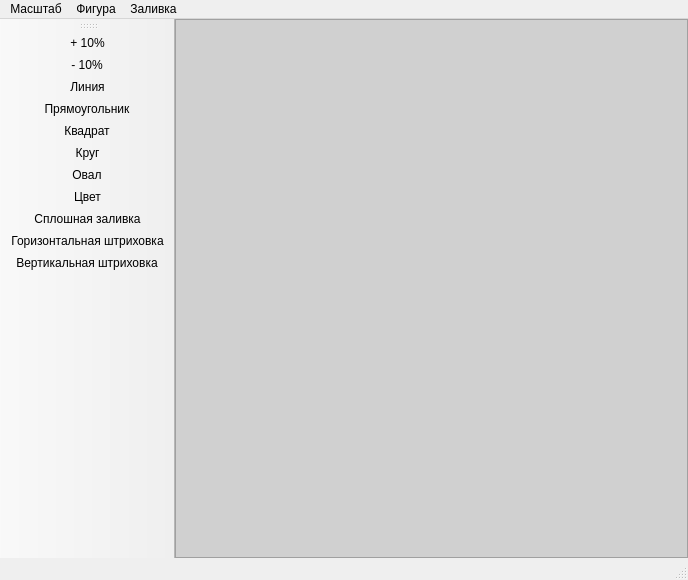
<?xml version="1.0" encoding="UTF-8"?>
<ui version="4.0">
 <class>MainWindow</class>
 <widget class="QMainWindow" name="MainWindow">
  <property name="geometry">
   <rect>
    <x>0</x>
    <y>0</y>
    <width>688</width>
    <height>580</height>
   </rect>
  </property>
  <property name="windowTitle">
   <string>BD Lr 5 - Paint</string>
  </property>
  <widget class="QWidget" name="centralWidget">
   <layout class="QGridLayout" name="gridLayout">
    <property name="leftMargin">
     <number>0</number>
    </property>
    <property name="topMargin">
     <number>0</number>
    </property>
    <property name="rightMargin">
     <number>0</number>
    </property>
    <property name="bottomMargin">
     <number>0</number>
    </property>
    <property name="spacing">
     <number>0</number>
    </property>
    <item row="0" column="0">
     <widget class="QGraphicsView" name="graphicsView">
      <property name="styleSheet">
       <string notr="true">background-color: rgb(208, 208, 208);</string>
      </property>
      <property name="interactive">
       <bool>true</bool>
      </property>
      <property name="sceneRect">
       <rectf>
        <x>0.000000000000000</x>
        <y>0.000000000000000</y>
        <width>500.000000000000000</width>
        <height>500.000000000000000</height>
       </rectf>
      </property>
      <property name="renderHints">
       <set>QPainter::Antialiasing|QPainter::HighQualityAntialiasing|QPainter::SmoothPixmapTransform|QPainter::TextAntialiasing</set>
      </property>
      <property name="cacheMode">
       <set>QGraphicsView::CacheNone</set>
      </property>
      <property name="transformationAnchor">
       <enum>QGraphicsView::NoAnchor</enum>
      </property>
      <property name="resizeAnchor">
       <enum>QGraphicsView::NoAnchor</enum>
      </property>
     </widget>
    </item>
   </layout>
  </widget>
  <widget class="QMenuBar" name="menuBar">
   <property name="geometry">
    <rect>
     <x>0</x>
     <y>0</y>
     <width>688</width>
     <height>21</height>
    </rect>
   </property>
   <widget class="QMenu" name="menuScale">
    <property name="title">
     <string>Масштаб</string>
    </property>
    <addaction name="menuAddTen"/>
    <addaction name="menuSubTen"/>
    <addaction name="separator"/>
   </widget>
   <widget class="QMenu" name="menuFigure">
    <property name="title">
     <string>Фигура</string>
    </property>
    <addaction name="menuFigureLine"/>
    <addaction name="separator"/>
    <addaction name="menuFigureQuad"/>
    <addaction name="menuFigureRect"/>
    <addaction name="separator"/>
    <addaction name="menuFigureCircle"/>
    <addaction name="menuFigureSphere"/>
    <addaction name="separator"/>
   </widget>
   <widget class="QMenu" name="menuFill">
    <property name="title">
     <string>Заливка</string>
    </property>
    <widget class="QMenu" name="menuFillType">
     <property name="title">
      <string>Стиль</string>
     </property>
     <addaction name="menuFillTypeFull"/>
     <addaction name="menuFillTypeHorizontalLines"/>
     <addaction name="menuFillTypeVerticalLines"/>
     <addaction name="separator"/>
    </widget>
    <addaction name="menuFillType"/>
    <addaction name="menuFillColor"/>
    <addaction name="separator"/>
   </widget>
   <addaction name="menuScale"/>
   <addaction name="menuFigure"/>
   <addaction name="menuFill"/>
  </widget>
  <widget class="QToolBar" name="mainToolBar">
   <property name="minimumSize">
    <size>
     <width>30</width>
     <height>30</height>
    </size>
   </property>
   <attribute name="toolBarArea">
    <enum>LeftToolBarArea</enum>
   </attribute>
   <attribute name="toolBarBreak">
    <bool>false</bool>
   </attribute>
   <addaction name="menuAddTen"/>
   <addaction name="menuSubTen"/>
   <addaction name="menuFigureLine"/>
   <addaction name="menuFigureRect"/>
   <addaction name="menuFigureQuad"/>
   <addaction name="menuFigureCircle"/>
   <addaction name="menuFigureSphere"/>
   <addaction name="menuFillColor"/>
   <addaction name="menuFillTypeFull"/>
   <addaction name="menuFillTypeHorizontalLines"/>
   <addaction name="menuFillTypeVerticalLines"/>
  </widget>
  <widget class="QStatusBar" name="statusBar"/>
  <action name="menuAddTen">
   <property name="icon">
    <iconset resource="src/resouce.qrc">
     <normaloff>:/images/icons/BD_ZoomAdd.png</normaloff>:/images/icons/BD_ZoomAdd.png</iconset>
   </property>
   <property name="text">
    <string>+ 10%</string>
   </property>
  </action>
  <action name="menuSubTen">
   <property name="icon">
    <iconset resource="src/resouce.qrc">
     <normaloff>:/images/icons/BD_ZoomSub.png</normaloff>:/images/icons/BD_ZoomSub.png</iconset>
   </property>
   <property name="text">
    <string>- 10%</string>
   </property>
  </action>
  <action name="menuFigureQuad">
   <property name="icon">
    <iconset resource="src/resouce.qrc">
     <normaloff>:/images/icons/BD_Square.png</normaloff>:/images/icons/BD_Square.png</iconset>
   </property>
   <property name="text">
    <string>Квадрат</string>
   </property>
  </action>
  <action name="menuFigureRect">
   <property name="icon">
    <iconset resource="src/resouce.qrc">
     <normaloff>:/images/icons/BD_Rect.png</normaloff>:/images/icons/BD_Rect.png</iconset>
   </property>
   <property name="text">
    <string>Прямоугольник</string>
   </property>
  </action>
  <action name="menuFigureCircle">
   <property name="icon">
    <iconset resource="src/resouce.qrc">
     <normaloff>:/images/icons/BD_Circle.png</normaloff>:/images/icons/BD_Circle.png</iconset>
   </property>
   <property name="text">
    <string>Круг</string>
   </property>
  </action>
  <action name="menuFigureSphere">
   <property name="icon">
    <iconset resource="src/resouce.qrc">
     <normaloff>:/images/icons/BD_Ellips.png</normaloff>:/images/icons/BD_Ellips.png</iconset>
   </property>
   <property name="text">
    <string>Овал</string>
   </property>
  </action>
  <action name="menuFillColor">
   <property name="icon">
    <iconset resource="src/resouce.qrc">
     <normaloff>:/images/icons/BD_Palitra.png</normaloff>:/images/icons/BD_Palitra.png</iconset>
   </property>
   <property name="text">
    <string>Цвет</string>
   </property>
  </action>
  <action name="menuFillTypeFull">
   <property name="icon">
    <iconset resource="src/resouce.qrc">
     <normaloff>:/images/icons/BD_Full.png</normaloff>:/images/icons/BD_Full.png</iconset>
   </property>
   <property name="text">
    <string>Сплошная заливка</string>
   </property>
  </action>
  <action name="menuFillTypeHorizontalLines">
   <property name="icon">
    <iconset resource="src/resouce.qrc">
     <normaloff>:/images/icons/BD_Horizontalpng.png</normaloff>:/images/icons/BD_Horizontalpng.png</iconset>
   </property>
   <property name="text">
    <string>Горизонтальная штриховка</string>
   </property>
  </action>
  <action name="menuFillTypeVerticalLines">
   <property name="icon">
    <iconset resource="src/resouce.qrc">
     <normaloff>:/images/icons/BD_Vertical.png</normaloff>:/images/icons/BD_Vertical.png</iconset>
   </property>
   <property name="text">
    <string>Вертикальная штриховка</string>
   </property>
  </action>
  <action name="menuFigureLine">
   <property name="icon">
    <iconset resource="src/resouce.qrc">
     <normaloff>:/images/icons/BD_Line.png</normaloff>:/images/icons/BD_Line.png</iconset>
   </property>
   <property name="text">
    <string>Линия</string>
   </property>
  </action>
 </widget>
 <layoutdefault spacing="6" margin="11"/>
 <resources>
  <include location="src/resouce.qrc"/>
 </resources>
 <connections/>
</ui>
